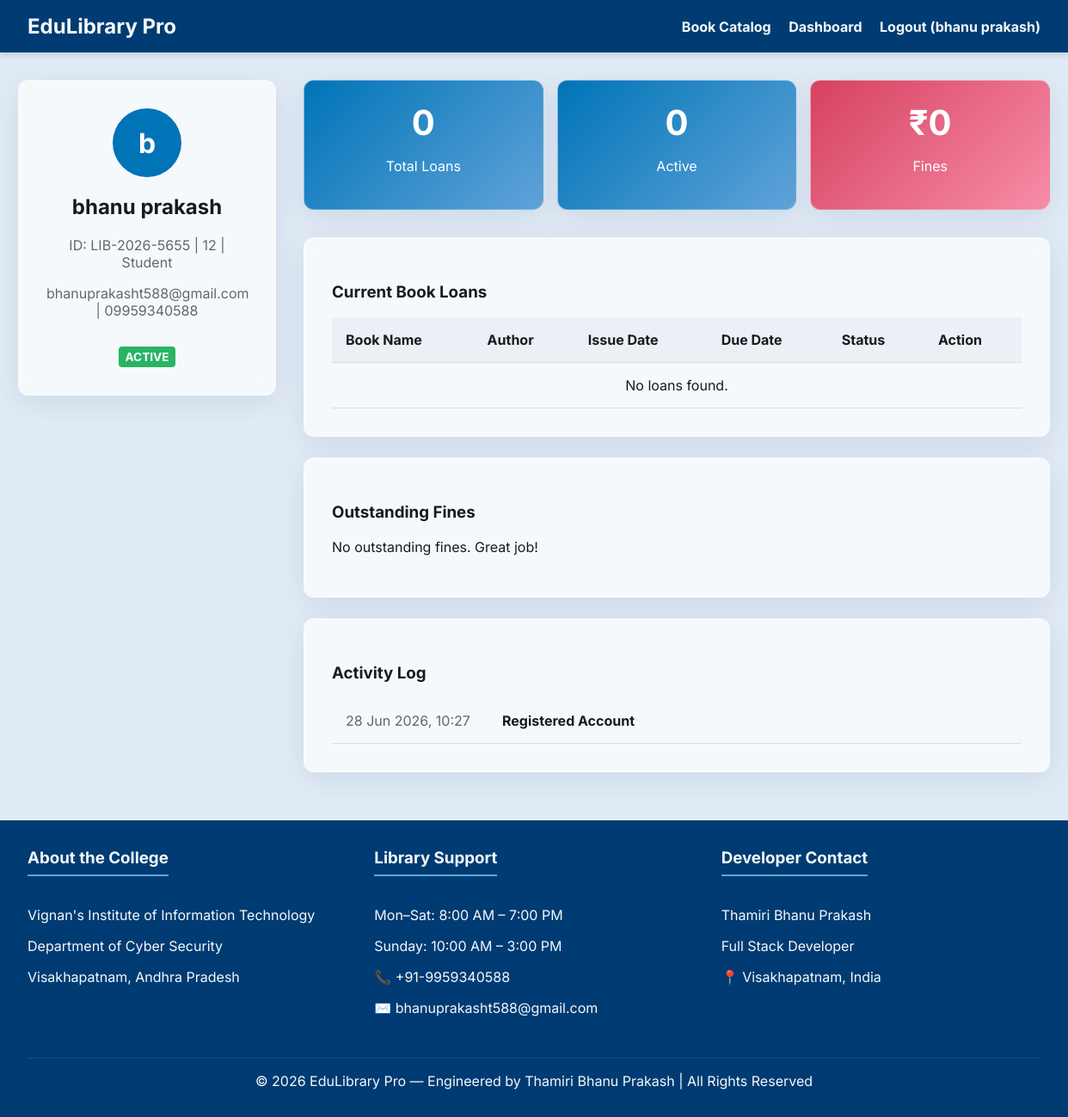
/dashboard (signed in), run on an earlier commit of the app's database.
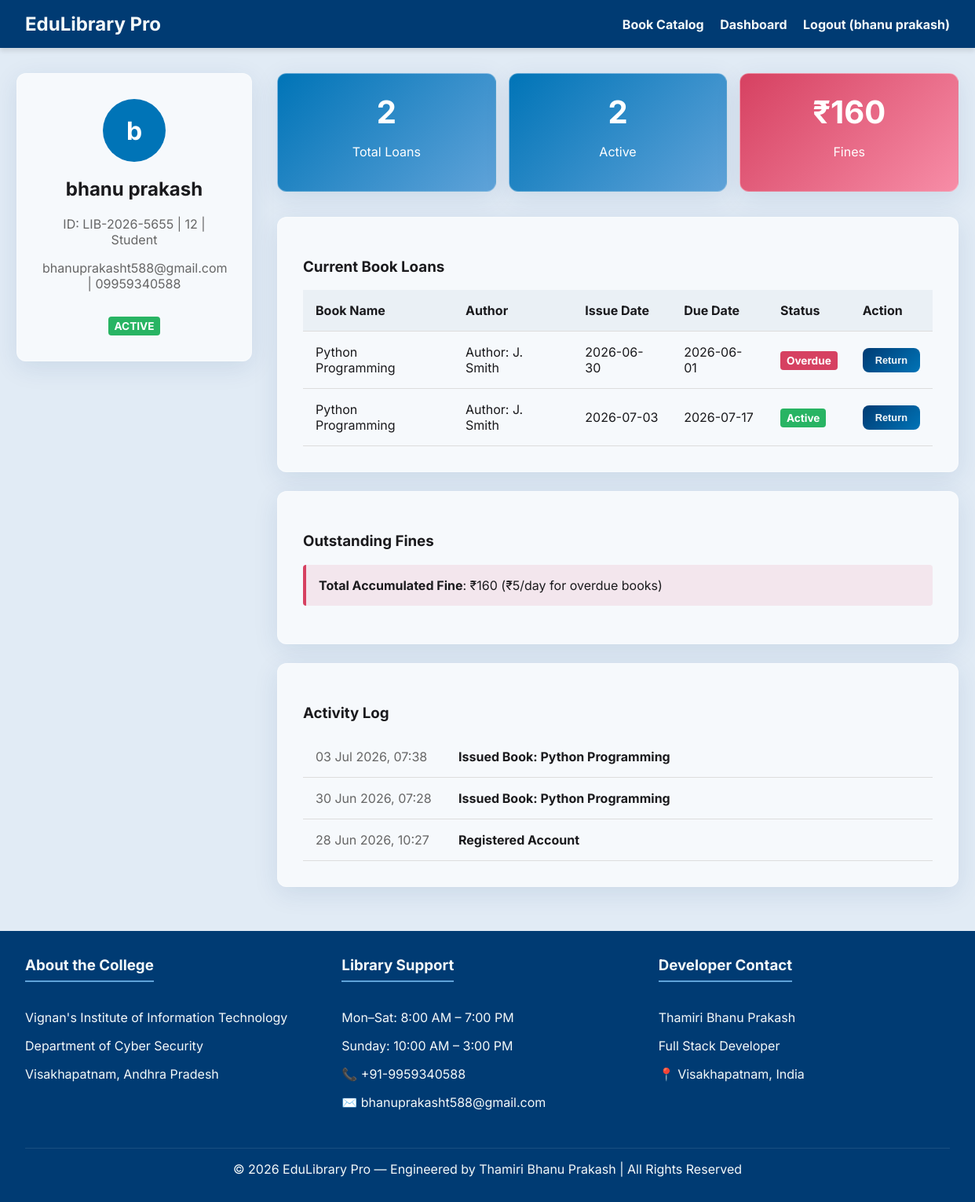
And on a later commit of the database.
### models.py (models this page shows)
class ActivityLog(Base):
    __tablename__ = "activity_logs"
    id = Column(Integer, primary_key=True, index=True)
    user_id = Column(Integer, ForeignKey("users.id"))
    action = Column(String)
    timestamp = Column(DateTime, default=datetime.datetime.utcnow)
    user = relationship("User", back_populates="activities")

class Loan(Base):
    __tablename__ = "loans"
    id = Column(Integer, primary_key=True, index=True)
    user_id = Column(Integer, ForeignKey("users.id"))
    book_id = Column(Integer, ForeignKey("books.id"))
    issue_date = Column(Date, default=datetime.date.today)
    due_date = Column(Date)
    return_date = Column(Date, nullable=True)
    status = Column(String, default="Active") # Active, Returned, Overdue
    user = relationship("User", back_populates="loans")
    book = relationship("Book", back_populates="loans")

class Book(Base):
    __tablename__ = "books"
    id = Column(Integer, primary_key=True, index=True)
    title = Column(String, index=True)
    author = Column(String, index=True)
    category = Column(String, index=True)
    isbn = Column(String, unique=True, index=True, nullable=True)
    total_copies = Column(Integer, default=1)
    available_copies = Column(Integer, default=1)
    loans = relationship("Loan", back_populates="book")

### main.py (the view)
@app.get("/dashboard", response_class=HTMLResponse)
async def dashboard(request: Request, db: Session = Depends(get_db)):
    user = auth.get_current_user_from_cookie(request, db)
    if not user:
        return RedirectResponse(url="/")
    if user.profession == "Admin":
        return RedirectResponse(url="/admin")
    today = datetime.now().date()
    live_fine_total = 0
    for fine in user.fines:
        if fine.status == "Unpaid":
            live_fine_total += fine.amount
    for loan in user.loans:
        if loan.status != "Returned":
            if today > loan.due_date:
                days_late = 0
                current_date = loan.due_date
                while current_date < today:
                    days_late += 1
                    current_date += timedelta(days=1)
                live_fine_total += (days_late * 5)
    return templates.TemplateResponse(request=request, name="dashboard.html", context={"user": user, "live_fine_total": live_fine_total})

### templates/dashboard.html (shortened to what the changed rows need)
{% extends "base.html" %}
{% block content %}
<div class="dashboard-grid">
    <div class="glass card" style="align-self: start; text-align: center;">
        <h2>{{ user.name }}</h2>
    </div>
    <div>
        <div class="stats-grid">
            <div class="stat-card glass">
                <h2>{{ user.loans|length }}</h2>
                <p>Total Loans</p>
            </div>
            <div class="stat-card glass">
                {% set active_loans = [] %}
                {% for loan in user.loans if loan.status != "Returned" %}
                    {% set _ = active_loans.append(1) %}
                {% endfor %}
                <h2>{{ active_loans|length }}</h2>
                <p>Active</p>
            </div>
           <div class="stat-card glass" style="background: linear-gradient(135deg, var(--danger-color), #f78da7);">
                <h2>₹{{ live_fine_total }}</h2>
                <p>Fines</p>
            </div>
        </div>
        <div class="glass card">
            <table>
                <thead>
                    <tr>
                        <th>Book Name</th>
                        <th>Author</th>
                        <th>Issue Date</th>
                        <th>Due Date</th>
                        <th>Status</th>
                        <th>Action</th>
                    </tr>
                </thead>
                <tbody>
                    {% for loan in user.loans %}
                    <tr>
                        <td>{{ loan.book.title }}</td>
                        <td>{{ loan.book.author }}</td>
                        <td>{{ loan.issue_date }}</td>
                        <td>{{ loan.due_date }}</td>
                        <td>
                            {% if loan.status == 'Active' %}
                                <span class="badge badge-active">Active</span>
                            {% elif loan.status == 'Overdue' %}
                                <span class="badge badge-overdue">Overdue</span>
                            {% else %}
                                <span class="badge badge-returned">Returned</span>
                            {% endif %}
                        </td>
                        <td>
                            {% if loan.status != 'Returned' %}
                            <form action="/return/{{ loan.id }}" method="POST" style="margin: 0;">
                                <button type="submit" class="btn" style="padding: 0.5rem 1rem; font-size: 0.8rem;">Return</button>
                            </form>
                            {% else %}
                            -
                            {% endif %}
                        </td>
                    </tr>
                    {% else %}
                    <tr>
                        <td colspan="6" style="text-align: center;">No loans found.</td>
                    </tr>
                    {% endfor %}
                </tbody>
            </table>
        </div>
        <div class="glass card">
            <h3>Outstanding Fines</h3>
            {% if live_fine_total > 0 %}
                <div style="background: rgba(214, 65, 97, 0.1); border-left: 4px solid var(--danger-color); padding: 1rem; margin-bottom: 1rem; border-radius: 4px;">
                    <strong>Total Accumulated Fine</strong>: ₹{{ live_fine_total }} (₹5/day for overdue books)
                </div>
            {% else %}
                <p>No outstanding fines. Great job!</p>
            {% endif %}
        </div>
        <div class="glass card">
            <table>
                <tbody>
                    {% for activity in user.activities|sort(attribute='timestamp', reverse=True) %}
                    <tr>
                        <td style="width: 150px; color: #666;">{{ activity.timestamp.strftime('%d %b %Y, %H:%M') }}</td>
                        <td><strong>{{ activity.action }}</strong></td>
                    </tr>
                    {% else %}
                    <tr>
                        <td>No activity found.</td>
                    </tr>
                    {% endfor %}
                </tbody>
            </table>
        </div>
    </div>
</div>
{% endblock %}

What changed in the data, as far as the page shows it:
added Loan: book "Python Programming", book.author "Author: J. Smith", issue_date "2026-06-30", due_date "2026-06-01", status "Overdue"
added Loan: book "Python Programming", book.author "Author: J. Smith", issue_date "2026-07-03", due_date "2026-07-17", status "Active"
added ActivityLog: timestamp "03 Jul 2026, 07:38", action "Issued Book: Python Programming"
added ActivityLog: timestamp "30 Jun 2026, 07:28", action "Issued Book: Python Programming"
Also different on the page:
{{ user.loans|length }}: "0" → "2"
{{ active_loans|length }}: "0" → "2"
{{ live_fine_total }}: "0" → "160"
{{ live_fine_total }}: (not shown) → "160"
text no longer shown: "No loans found. No outstanding fines. Great job!"
text now shown: "Total Accumulated Fine : ₹ (₹5/day for overdue books)"
